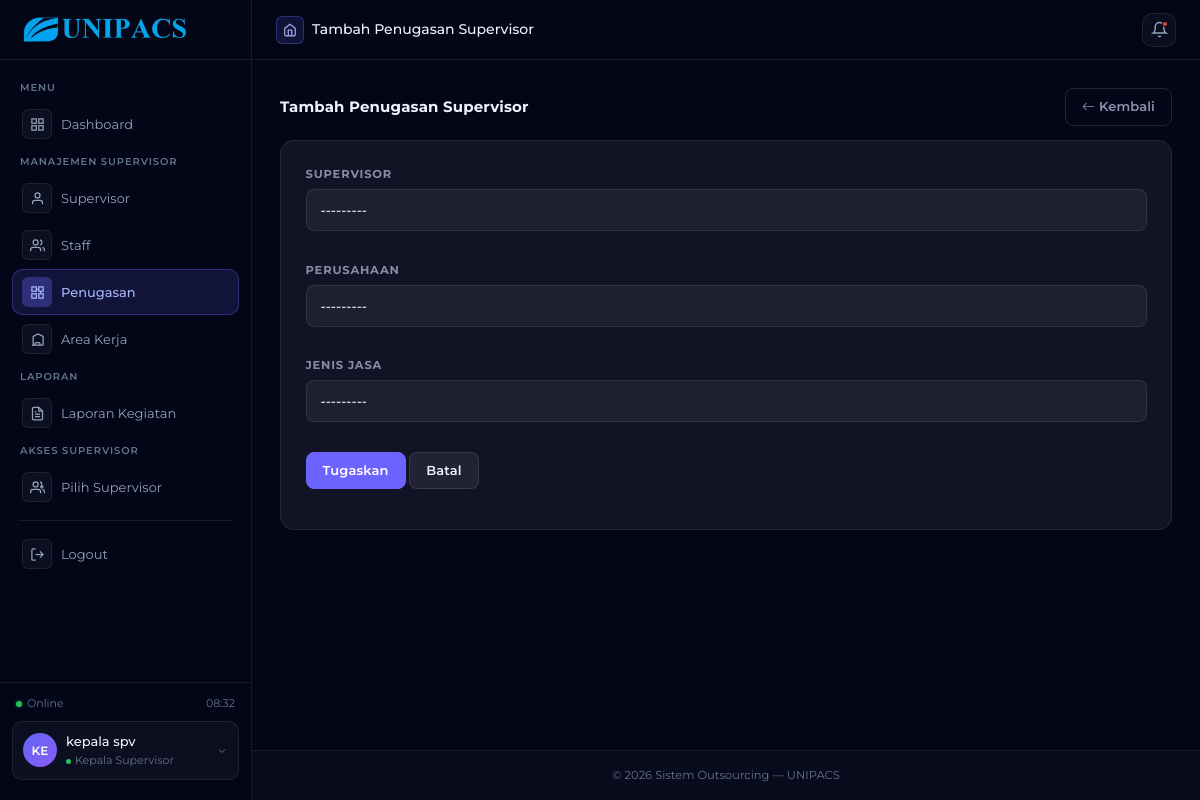
/kepala/penugasan/tambah/ (signed in), run on the app's committed database.
### outsourcing/models.py (models this page shows, shortened)
class User(AbstractUser):
    role = models.CharField(
        max_length=30,
        choices=RoleChoices.choices,
        default=RoleChoices.STAFF,
    )
    nama_lengkap = models.CharField(max_length=150, blank=True)
    jenis_kelamin = models.CharField(
        max_length=1,
        choices=GenderChoices.choices,
        blank=True,
        null=True,
    )
    nik = models.CharField(
        max_length=20,
        blank=True,
        null=True,
        help_text='NIK / ID Karyawan (contoh: 202403157)',
    )
    telepon      = models.CharField(
        max_length=20,
        blank=True,
        validators=[telepon_validator],
    )
    foto_profil  = models.ImageField(
        upload_to='foto_profil/',
        blank=True,
        null=True,
    )
    dibuat_pada  = models.DateTimeField(auto_now_add=True)
    diubah_pada  = models.DateTimeField(auto_now=True)
    def __str__(self):
        return f"{self.nama_lengkap or self.username} ({self.get_role_display()})"
    class Meta:
        verbose_name        = 'Pengguna'
        verbose_name_plural = 'Pengguna'
        ordering            = ['nama_lengkap']

### outsourcing/views/kepala_supervisor/penugasan.py (the view)
# urls.py: path('kepala/penugasan/tambah/', penugasan_create, name='kepala_penugasan_create'),
@kepala_supervisor_required
def penugasan_create(request):
    jasa_ids = KepalaSupervisorJasa.objects.filter(
        kepala_supervisor=request.user
    ).values_list('jenis_jasa_id', flat=True)
    supervisor_qs  = User.objects.filter(role='supervisor',is_active=True)
    jenis_jasa_qs  = JenisJasa.objects.filter(pk__in=jasa_ids,is_active=True)
    perusahaan_qs  = Perusahaan.objects.filter(
        jenis_jasa__in=jasa_ids, is_active=True
    ).distinct()
    if request.method == 'POST':
        form = SupervisorPerusahaanForm(
            request.POST,
            supervisor_qs=supervisor_qs,
            jenis_jasa_qs=jenis_jasa_qs,
            perusahaan_qs=perusahaan_qs,
        )
        if form.is_valid():
            penugasan = form.save(commit=False)
            penugasan.kepala_supervisor = request.user
            penugasan.is_active = True
            penugasan.save()
            messages.success(
                request,
                f'Supervisor "{penugasan.supervisor.nama_lengkap}" berhasil '
                f'ditugaskan ke "{penugasan.perusahaan.nama_perusahaan}".'
            )
            return redirect('kepala_penugasan_list')
    else:
        form = SupervisorPerusahaanForm(
            supervisor_qs=supervisor_qs,
            jenis_jasa_qs=jenis_jasa_qs,
            perusahaan_qs=perusahaan_qs,
        )
    context = {
        'form'      : form,
        'page_title': 'Tambah Penugasan Supervisor',
        'action'    : 'Tugaskan',
    }
    return render(request, 'kepala_supervisor/penugasan/form.html', context)

### outsourcing/models.py (called while the page is built)
    def __str__(self):
        return self.nama_jasa

    def __str__(self):
        return self.nama_perusahaan

### outsourcing/templates/kepala_supervisor/penugasan/form.html (shortened to what this page needs)
{% extends 'kepala_supervisor/base_kepala.html' %}
{% load static %}
{% block extra_css %}
<link rel="stylesheet" href="{% static 'css/kepala_spv/kepala.css' %}">
{% endblock %}
{% block content %}
<div class="d-flex justify-content-between align-items-center mb-3">
    <h5 class="mb-0">{{ page_title }}</h5>
    <a href="{% url 'kepala_penugasan_list' %}" class="btn btn-outline-secondary btn-sm">
        <i class="bi bi-arrow-left"></i> Kembali
    </a>
</div>
<div class="card p-4">
    <form method="post">
        <div class="row g-3">
            <div class="col-md-12">
                <label class="form-label small text-muted">Supervisor</label>
                {{ form.supervisor }}
            </div>
            <div class="col-md-12">
                <label class="form-label small text-muted">Perusahaan</label>
                {{ form.perusahaan }}
            </div>
            <div class="col-md-12">
                <label class="form-label small text-muted">Jenis Jasa</label>
                {{ form.jenis_jasa }}
            </div>
            <div class="col-12">
                <button type="submit" class="btn btn-primary">{{ action }}</button>
                <a href="{% url 'kepala_penugasan_list' %}" class="btn btn-secondary">Batal</a>
            </div>
        </div>
    </form>
</div>
{% endblock %}

### outsourcing/templates/base/base.html (shortened to what this page needs)
{% load static %}
<!DOCTYPE html>
<html lang="id">
<head>
    <link href="https://cdn.jsdelivr.net/npm/bootstrap@5.3.2/dist/css/bootstrap.min.css" rel="stylesheet">
    <link href="https://cdn.jsdelivr.net/npm/bootstrap-icons@1.11.3/font/bootstrap-icons.css" rel="stylesheet">
    <link rel="stylesheet" href="https://cdnjs.cloudflare.com/ajax/libs/font-awesome/6.4.0/css/all.min.css">
    <link href="{% static 'css/base.css' %}" rel="stylesheet">
    {% block extra_css %}{% endblock %}
</head>
<body>
<div class="orb two"></div>
<div class="orb three"></div>
<div class="app-shell">
<div class="sidebar" id="sidebar">
    <div class="sidebar-logo">
        <div class="logo-mark">
            <img src="{% static 'image/logo.png' %}" alt="UNIPACS Logo">
        </div>
    </div>
    <div class="sidebar-nav">
        {% block sidebar %}{% endblock %}
        <div class="nav-divider"></div>
        <form method="post" action="{% url 'logout' %}">
            <button type="submit" class="nav-link logout-nav-btn">
                <div class="nav-icon">
                    <svg viewBox="0 0 24 24" fill="none" stroke="currentColor" stroke-width="2">
                        <path d="M9 21H5a2 2 0 0 1-2-2V5a2 2 0 0 1 2-2h4"/>
                        <polyline points="16 17 21 12 16 7"/>
                        <line x1="21" y1="12" x2="9" y2="12"/>
                    </svg>
                </div>
                <span class="nav-label">Logout</span>
            </button>
        </form>
    </div>
    <div class="sidebar-footer">
        <div class="system-status">
            <div class="status-pill">
                <div class="status-dot online"></div>
                <span>Online</span>
            </div>
            <div class="sidebar-clock" id="clock">00:00</div>
        </div>
        <div class="user-card">
            <div class="user-avatar">
                {{ request.user.nama_lengkap|default:request.user.username|slice:":2"|upper }}
            </div>
            <div class="user-info">
                <div class="user-name">
                    {{ request.user.nama_lengkap|default:request.user.username }}
                </div>
                <div class="user-role">
                    <div class="role-badge-dot"></div>
                    <span>{{ request.user.get_role_display }}</span>
                </div>
            </div>
            <div class="user-chevron">
                <svg width="12" height="12" viewBox="0 0 24 24" fill="none" stroke="currentColor" stroke-width="2">
                    <polyline points="6 9 12 15 18 9"/>
                </svg>
            </div>
        </div>
    </div>
</div>
    <div class="main-area">
        <div class="top-header">
            <div class="page-breadcrumb">
                <div class="breadcrumb-icon">
                    <svg viewBox="0 0 24 24" fill="none" stroke="currentColor" stroke-width="2">
                        <path d="M3 9l9-7 9 7v11a2 2 0 0 1-2 2H5a2 2 0 0 1-2-2z"/>
                        <polyline points="9 22 9 12 15 12 15 22"/>
                    </svg>
                </div>
                <div class="page-title">{{ page_title }}</div>
            </div>
            <div class="header-actions">
                <button class="header-btn">
                    <svg viewBox="0 0 24 24" fill="none" stroke="currentColor" stroke-width="2">
                        <path d="M18 8A6 6 0 0 0 6 8c0 7-3 9-3 9h18s-3-2-3-9"/>
                        <path d="M13.73 21a2 2 0 0 1-3.46 0"/>
                    </svg>
                    <div class="notif-dot"></div>
                </button>
            </div>
        </div>
        <div class="page-content">
            {% block content %}{% endblock %}
        </div>
        <footer class="main-footer">
            <div class="footer-content">
                <p>© {% now "Y" %} Sistem Outsourcing — UNIPACS</p>
            </div>
        </footer>
    </div>
</div>
</body>
</html>

### outsourcing/static/css/kepala_spv/kepala.css (style rules this page uses)
* { font-family: 'Montserrat', sans-serif !important; }
.page-header, .d-flex.justify-content-between.align-items-center.mb-3 { display: flex !important; justify-content: space-between; align-items: center; margin-bottom: 1.25rem; }
h5.mb-0, .page-header h5 { font-size: 15px !important; font-weight: 700 !important; color: #f0f0ff !important; letter-spacing: 0.01em; margin: 0 !important; }
.card, .search-card, .table-card { background: rgba(22, 22, 40, 0.82) !important; border: 1px solid rgba(255,255,255,0.08) !important; border-radius: 14px !important; backdrop-filter: blur(12px); -webkit-backdrop-filter: blur(12px); }
.form-control, .form-select { background: rgba(255,255,255,0.05) !important; border: 1px solid rgba(255,255,255,0.09) !important; border-radius: 8px !important; color: #f0f0ff !important; font-family: 'Montserrat', sans-serif !important; font-size: 13.5px !important; font-weight: 500; transition: border-color 0.2s ease, box-shadow 0.2s ease; }
.form-select option { background: #1a1a2e; color: #f0f0ff; }
.btn { font-family: 'Montserrat', sans-serif !important; font-size: 13px !important; font-weight: 600 !important; border-radius: 8px !important; transition: all 0.2s ease !important; letter-spacing: 0.01em; }
.btn-primary { background: #6c63ff !important; border-color: #6c63ff !important; color: #fff !important; }
.btn-secondary { background: rgba(255,255,255,0.07) !important; border-color: rgba(255,255,255,0.1) !important; color: #f0f0ff !important; }
.btn-outline-secondary { background: transparent !important; border-color: rgba(255,255,255,0.12) !important; color: rgba(160,160,192,0.9) !important; }
.cell-muted, .text-muted { color: rgba(160,160,192,0.75) !important; font-size: 13px !important; }
.small { font-size: 12.5px !important; }
.form-group, .card.p-4 .col-12, .card.p-4 .col-md-6, .card.p-4 .col-md-12 { margin-bottom: 1.1rem; }
.form-label { display: block; font-size: 11.5px !important; font-weight: 700 !important; letter-spacing: 0.07em; text-transform: uppercase; color: rgba(160,160,192,0.85) !important; margin-bottom: 0.4rem; }
label.form-label.small.text-muted { font-size: 11.5px !important; font-weight: 700 !important; color: rgba(160,160,192,0.85) !important; text-transform: uppercase; letter-spacing: 0.07em; }
.card.p-4 { padding: 1.75rem !important; }

### data on the page
User: user.nama_lengkap "KE", user.nama_lengkap "kepala spv", user.role "Kepala Supervisor"

### other printed values
{{ page_title }} "Tambah Penugasan Supervisor"
{{ action }} "Tugaskan"
